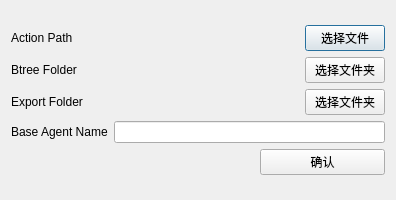
<?xml version="1.0" encoding="UTF-8"?>
<ui version="4.0">
 <class>config_dialog</class>
 <widget class="QDialog" name="config_dialog">
  <property name="geometry">
   <rect>
    <x>0</x>
    <y>0</y>
    <width>396</width>
    <height>200</height>
   </rect>
  </property>
  <property name="sizePolicy">
   <sizepolicy hsizetype="Expanding" vsizetype="Expanding">
    <horstretch>0</horstretch>
    <verstretch>0</verstretch>
   </sizepolicy>
  </property>
  <property name="minimumSize">
   <size>
    <width>0</width>
    <height>200</height>
   </size>
  </property>
  <property name="windowTitle">
   <string>编辑器配置</string>
  </property>
  <layout class="QVBoxLayout" name="verticalLayout_2">
   <item>
    <layout class="QGridLayout" name="gridLayout">
     <property name="topMargin">
      <number>0</number>
     </property>
     <property name="bottomMargin">
      <number>0</number>
     </property>
     <item row="0" column="0">
      <layout class="QHBoxLayout" name="horizontalLayout">
       <property name="topMargin">
        <number>0</number>
       </property>
       <property name="bottomMargin">
        <number>0</number>
       </property>
       <item>
        <widget class="QLabel" name="label_2">
         <property name="sizePolicy">
          <sizepolicy hsizetype="Minimum" vsizetype="Preferred">
           <horstretch>0</horstretch>
           <verstretch>0</verstretch>
          </sizepolicy>
         </property>
         <property name="text">
          <string>Action Path</string>
         </property>
        </widget>
       </item>
       <item>
        <widget class="QLabel" name="action_label">
         <property name="sizePolicy">
          <sizepolicy hsizetype="Expanding" vsizetype="Preferred">
           <horstretch>0</horstretch>
           <verstretch>0</verstretch>
          </sizepolicy>
         </property>
         <property name="text">
          <string/>
         </property>
        </widget>
       </item>
       <item>
        <widget class="QPushButton" name="action_search">
         <property name="text">
          <string>选择文件</string>
         </property>
        </widget>
       </item>
      </layout>
     </item>
     <item row="1" column="0">
      <layout class="QHBoxLayout" name="horizontalLayout_2">
       <item>
        <widget class="QLabel" name="label_4">
         <property name="sizePolicy">
          <sizepolicy hsizetype="Minimum" vsizetype="Preferred">
           <horstretch>0</horstretch>
           <verstretch>0</verstretch>
          </sizepolicy>
         </property>
         <property name="text">
          <string>Btree Folder</string>
         </property>
        </widget>
       </item>
       <item>
        <widget class="QLabel" name="btree_label">
         <property name="sizePolicy">
          <sizepolicy hsizetype="Expanding" vsizetype="Preferred">
           <horstretch>0</horstretch>
           <verstretch>0</verstretch>
          </sizepolicy>
         </property>
         <property name="text">
          <string/>
         </property>
        </widget>
       </item>
       <item>
        <widget class="QPushButton" name="btree_search">
         <property name="text">
          <string>选择文件夹</string>
         </property>
        </widget>
       </item>
      </layout>
     </item>
     <item row="2" column="0">
      <layout class="QHBoxLayout" name="horizontalLayout_3">
       <item>
        <widget class="QLabel" name="label_6">
         <property name="sizePolicy">
          <sizepolicy hsizetype="Minimum" vsizetype="Preferred">
           <horstretch>0</horstretch>
           <verstretch>0</verstretch>
          </sizepolicy>
         </property>
         <property name="text">
          <string>Export Folder</string>
         </property>
        </widget>
       </item>
       <item>
        <widget class="QLabel" name="export_label">
         <property name="sizePolicy">
          <sizepolicy hsizetype="Expanding" vsizetype="Preferred">
           <horstretch>0</horstretch>
           <verstretch>0</verstretch>
          </sizepolicy>
         </property>
         <property name="text">
          <string/>
         </property>
        </widget>
       </item>
       <item>
        <widget class="QPushButton" name="export_search">
         <property name="text">
          <string>选择文件夹</string>
         </property>
        </widget>
       </item>
      </layout>
     </item>
     <item row="3" column="0">
      <layout class="QHBoxLayout" name="horizontalLayout_4">
       <item>
        <widget class="QLabel" name="label_7">
         <property name="text">
          <string>Base Agent Name</string>
         </property>
        </widget>
       </item>
       <item>
        <widget class="QLineEdit" name="agent_name_edit">
         <property name="sizePolicy">
          <sizepolicy hsizetype="Expanding" vsizetype="Fixed">
           <horstretch>0</horstretch>
           <verstretch>0</verstretch>
          </sizepolicy>
         </property>
         <property name="minimumSize">
          <size>
           <width>125</width>
           <height>0</height>
          </size>
         </property>
        </widget>
       </item>
      </layout>
     </item>
     <item row="4" column="0">
      <layout class="QHBoxLayout" name="horizontalLayout_5">
       <item>
        <spacer name="horizontalSpacer_2">
         <property name="orientation">
          <enum>Qt::Horizontal</enum>
         </property>
         <property name="sizeHint" stdset="0">
          <size>
           <width>40</width>
           <height>20</height>
          </size>
         </property>
        </spacer>
       </item>
       <item>
        <widget class="QPushButton" name="confirm_button">
         <property name="minimumSize">
          <size>
           <width>125</width>
           <height>0</height>
          </size>
         </property>
         <property name="text">
          <string>确认</string>
         </property>
        </widget>
       </item>
      </layout>
     </item>
    </layout>
   </item>
  </layout>
 </widget>
 <resources/>
 <connections/>
</ui>
